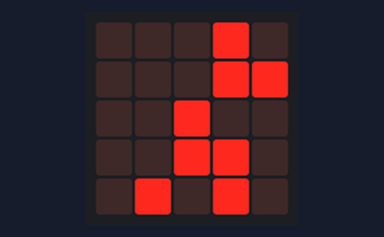
Recording of a program running on a simulated BBC micro:bit (MakeCode). Shown: the board's 5×5 LED display.

Above: at 0.2 s.
At 0.6 s:
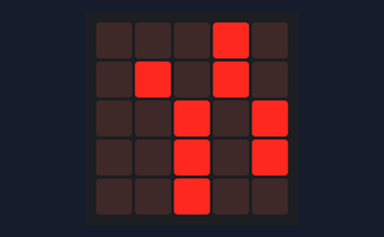
At 1.0 s:
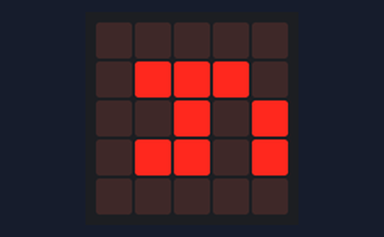
At 1.8 s:
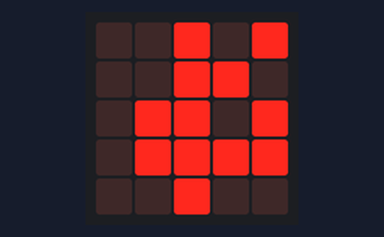
At 2.2 s:
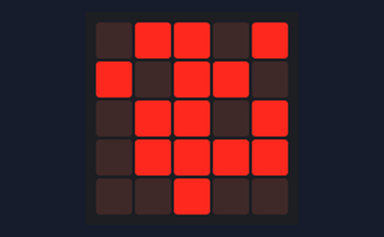
At 2.61 s:
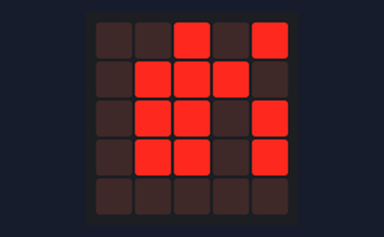

Measured:
- by itself, everything shown: repeats every 2.8 s, in 7 steps
- what the display in image 1 shows lasts 0.4 s, from 0.4 s to 0.8 s

The program:

main.ts
```typescript
basic.forever(function () {
    basic.showLeds(`
        . . . # .
        . . . # #
        . . # . .
        . . # # .
        . # . # .
        `)
    basic.showLeds(`
        . . . # .
        . # . # .
        . . # . #
        . . # . #
        . . # . .
        `)
    basic.showLeds(`
        . . . . .
        . # # # .
        . . # . #
        . # # . #
        . . . . .
        `)
    basic.showLeds(`
        . . # . #
        . # # # .
        . # # . #
        . # # . #
        . . . . .
        `)
    basic.showLeds(`
        . . # . #
        . . # # .
        . # # . #
        . # # # #
        . . # . .
        `)
    basic.showLeds(`
        . # # . #
        # . # # .
        . # # . #
        . # # # #
        . . # . .
        `)
    basic.showLeds(`
        . . # . #
        . # # # .
        . # # . #
        . # # . #
        . . . . .
        `)
})
```

test.ts
```typescript
// testes vão aqui; isto não será compilado quando este pacote for usado como uma extensão.
```
